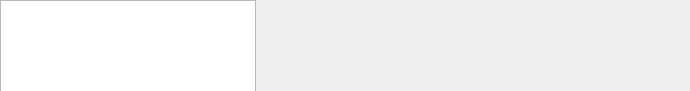
<?xml version="1.0" encoding="UTF-8"?>
<ui version="4.0">
 <class>StockTicker</class>
 <widget class="QWidget" name="StockTicker">
  <property name="geometry">
   <rect>
    <x>0</x>
    <y>0</y>
    <width>690</width>
    <height>91</height>
   </rect>
  </property>
  <property name="windowTitle">
   <string>Form</string>
  </property>
  <widget class="QGraphicsView" name="graphicsView">
   <property name="geometry">
    <rect>
     <x>0</x>
     <y>0</y>
     <width>256</width>
     <height>192</height>
    </rect>
   </property>
  </widget>
 </widget>
 <resources>
  <include location="../resources/ChartGeany.qrc"/>
 </resources>
 <connections/>
</ui>
